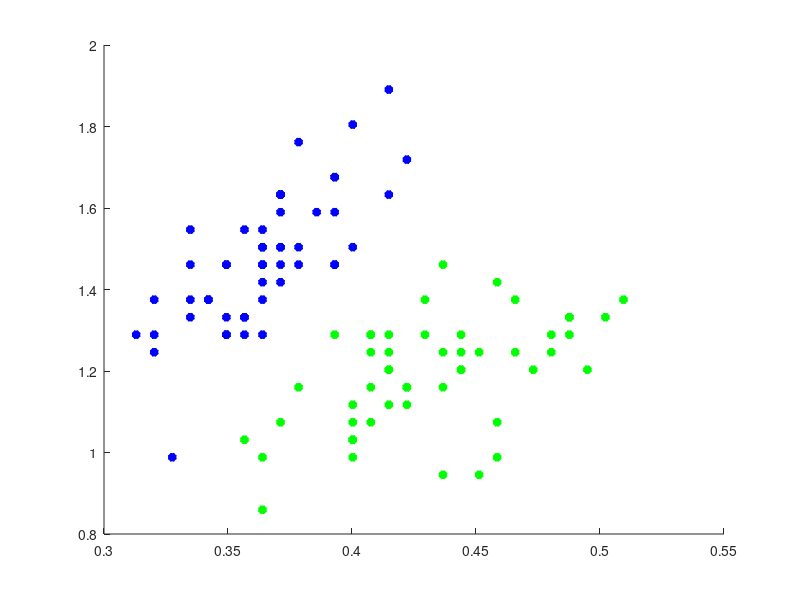
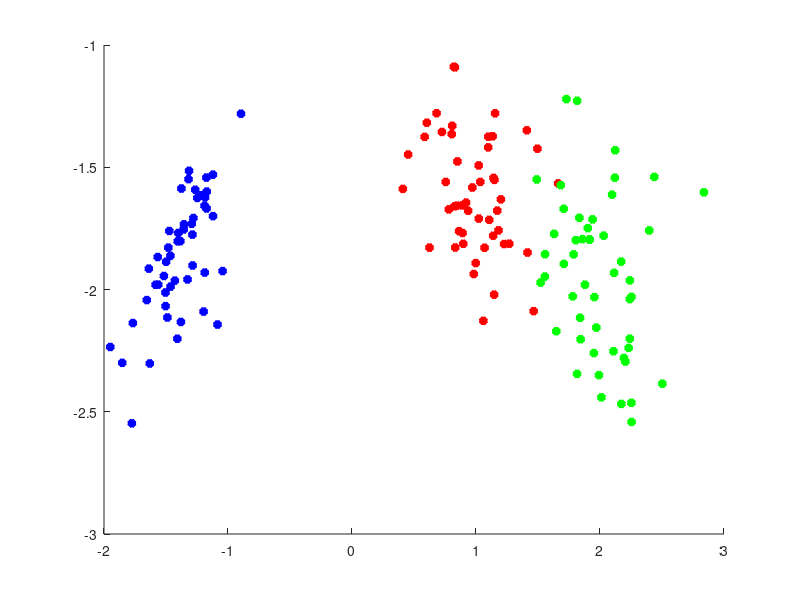

The MATLAB script that drew these images, in order: (Note: this script raises an error after producing the figures.)
% Cade Williams & Armando Castillo
% Project 1

load fisheriris

% Import data and form matrix
clf
X = meas(:,:);
M = mean(X);

% Standardize data set
PostStd = zeros(150, 4);
sigma = var(X);
for i = 1:150
    PostStd(i,:) = ((X(i,:) - M)./sigma);
end

% Split data into multiple matrices and calculate means
Setosa = X(1:50, 1:4);
Versicolor = X(51:100, 1:4);
Virginica = X(101:150, 1:4);
M1 = mean(Setosa);
M2 = mean(Versicolor);
M3 = mean(Virginica);
M_arr = [M1; M2; M3];

% 2-class LDA
s1 = cov(Setosa);
s2 = cov(Versicolor);
sw = s1+s2;
m = (M1-M2);
sb = m'*m;
sx = sw\sb;
[v1, d1] = eigs(sx);
WOpt = v1(:,1);
y1=WOpt'.*Setosa;
y2=WOpt'.*Versicolor;

% Plot 2-class LDA
figure
hold on
plot(y1(:, 1), y1(:, 2), 'b*', 'LineWidth', 3);
plot(y2(:, 1), y2(:, 2), 'g*', 'LineWidth', 3);
hold off

% Calculate SW
S1 = 0; S2 = 0; S3 = 0;
for i = 1:50
    temp = Setosa(i, 1:4) - M1;
    S1 = S1 +(temp' * temp); 
end
for i = 1:50
    temp = Versicolor(i, 1:4) - M2;
    S2 = S2 +(temp' * temp); 
end
for i = 1:50
    temp = Virginica(i, 1:4) - M3;
    S3 = S3 +(temp' * temp); 
end
SW = S1 + S2 + S3;

% Calculate SB
SB = 0;
for i = 1:3
    temp = M_arr(i, 1:4) - M;
    SB = SB + (50 * (temp' * temp)); 
end

% LDA C-class
SX = SW\SB;
[v2, d2] = eigs(SX);
WCOpt = v2(:, 1:2);
YSet = zeros(50, 2); YVers = zeros(50, 2); YVirg = zeros(50, 2);
for i = 1:50
    YSet(i, 1) = Setosa(i, :) * WCOpt(:, 1);
    YSet(i, 2) = Setosa(i, :) * WCOpt(:, 2);
end
for i = 1:50
    YVers(i, 1) = Versicolor(i, :) * WCOpt(:, 1);
    YVers(i, 2) = Versicolor(i, :) * WCOpt(:, 2);
end
for i = 1:50
    YVirg(i, 1) = Virginica(i, :) * WCOpt(:, 1);
    YVirg(i, 2) = Virginica(i, :) * WCOpt(:, 2);
end

% Plot C-class LDA
figure
hold on
plot(YSet(:, 1), YSet(:, 2), 'b*', 'LineWidth', 3);
plot(YVers(:, 1), YVers(:, 2), 'r*', 'LineWidth', 3);
plot(YVirg(:, 1), YVirg(:, 2), 'g*', 'LineWidth', 3);
hold off

% Find confusion matrix
rng('default');
group = species;
cv = cvpartition(group, 'HoldOut', 0.20);
train = training(cv);
sample = test(cv);
training_data = meas(train,:);
sample_data = meas(sample,:);
class = classify(sample_data, training_data, group(train));
figure
cm = confusionchart(group(sample), class);
